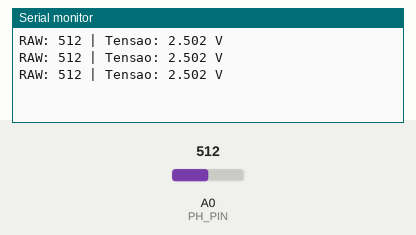
Bench run of a sketch on a simulated Arduino Uno, built with avr-gcc and run on an emulated ATmega328P. Shown: the last lines printed to the serial monitor. The inputs (shaded band) are chosen by the test bench; at power-on: A0 (PH_PIN) = 512.

Above: at 1.3 s.
1.4 s: A0 (PH_PIN) set to 716
At 1.9 s:
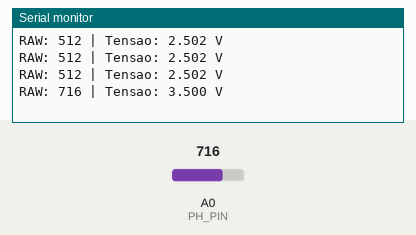
2.9 s: A0 (PH_PIN) set to 900
At 3.4 s:
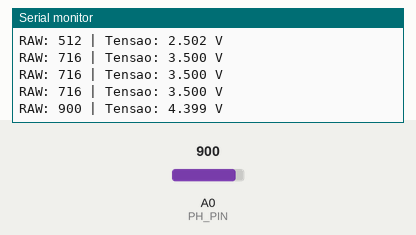
Timing chart, 0 to 5.9 s (numbered marks = the images above; inputs shaded):
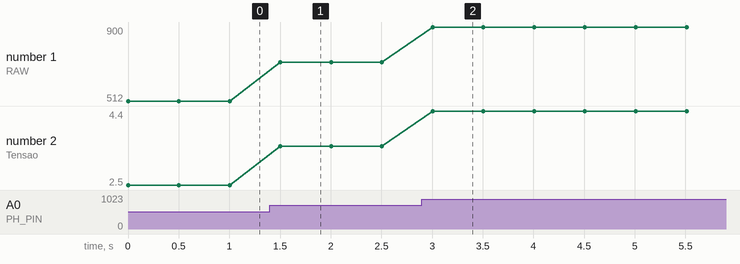

The sketch:

Leitura_Tensao_Arduino.ino
```cpp
#define PH_PIN A0

void setup()
{
  Serial.begin(9600);
}

void loop()
{
  int raw = analogRead(PH_PIN);

  // Converte para tensão (ADC 10 bits)
  float voltage = raw * (5.0 / 1023.0);

  Serial.print("RAW: ");
  Serial.print(raw);
  Serial.print(" | Tensao: ");
  Serial.print(voltage, 3);
  Serial.println(" V");

  delay(500);
}
```

Measured:
- after the input at 1.4 s, the serial monitor: prints a new line after 0.10 s (image 1)
- after the input at 2.9 s, the serial monitor: prints a new line after 0.11 s (image 2)
- plotted number 1: 512 → 716 after the input at 1.4 s, 716 → 900 after the input at 2.9 s
- plotted number 2: 2.5 → 3.5 after the input at 1.4 s, 3.5 → 4.4 after the input at 2.9 s
